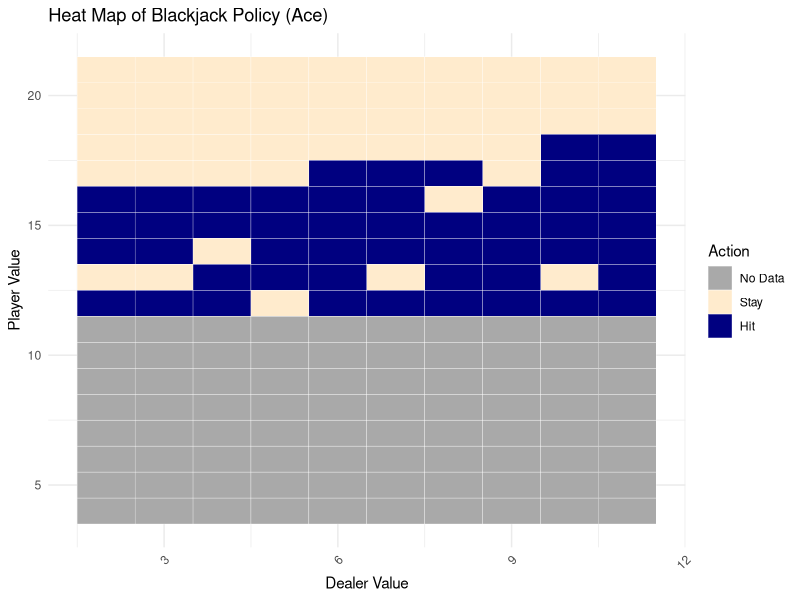
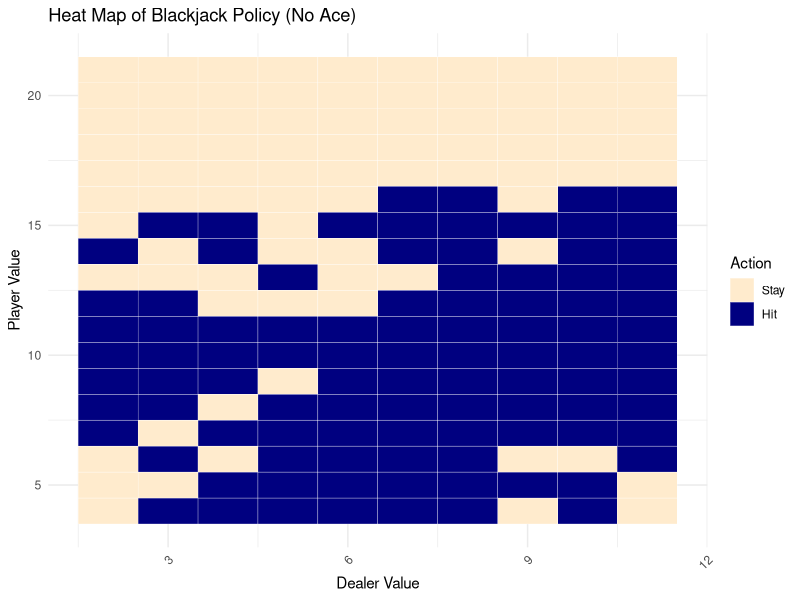

R code for these plots, in order:
###############################################################################
#
# Agent is a Monte-Carlo reinforcement-trained statistical model
# 
# Environment: Dealer visible value, player value, player aces
#
# Action Space: Hit, Stay
#
# Value Function: State-action pair, Q(s, a)
#
###############################################################################

##########################
# BLACKJACK FUNCTIONALITY
#########################

# Get a random card
random_card <- function() {
  # Higher likelihood of 10 for J, Q, K
  return(sample(c(2, 3, 4, 5, 6, 7, 8, 9, 10, 10, 10, 10, 11), 1))
}

# Add a card to a hand
# Accounts for soft hands with aces
#
# State[2] = player value
# State[3] = ace (1 = NO, 2 = YES)
hit <- function(value, ace) {
  value =  as.numeric(value)
  ace =  as.numeric(ace)
  card = random_card()
  
  # Check if card is ace
  if (card == 11) {
    ace = ace + 1
  }
  
  # Check for bust with ace
  if (value + card > 21 && ace > 1) {
    value = value + card - 10
    ace = ace - 1
  } else {
    value = value + card
  }
  
  return(c(value, ace))
}

# Get a random state
#
# state[1] = dealer
# state[2] = player
# state[3] = ace (1 = NO, 2 = YES)
random_state <- function() {
  
  # Dealer simply gets one card
  dealer = hit(0, 1)[1]
  
  # Player gets 2 cards, track ace
  player_hand = hit(0, 1)
  player_hand = hit(player_hand[1], player_hand[2])
  
  return(c(dealer, player_hand[1], player_hand[2]))
}

# Finalize state
#
# Follows dealer logic (hit until >= 17) to calculate the final
# dealer hand
finalize_dealer <- function(state) {
  # Check for dealer ace
  dealer = state[1]
  if (dealer == 11) {
    dealer_ace = 2
  } else {
    dealer_ace = 1
  }
  
  # dealer_hand[1] = dealer value
  # dealer_hand[2] = dealer ace
  dealer_hand = c(dealer, dealer_ace)
  
  # Dealer hits until 17 or over
  while (dealer_hand[1] < 17) {
    dealer_hand = hit(dealer_hand[1], dealer_hand[2])
  }
  
  state[1] = dealer_hand[1]
  return(state)
}

###########
# TRAINING
###########

# Reward function
#
# Returns a reward based on the state
#
# state[1] = dealer
# state[2] = player
# state[3] = ace
#
# Returns 1 on a player win
# Returns 0 on a tie
# Returns -1 on a player loss
R <- function(s) {
  # Get the rest of dealer cards
  state = finalize_dealer(s)
  
  # If player is bust, dealer wins
  dealer = state[1]
  player = state[2]
  
  # Player bust = loss
  if (player > 21) {
    return(-1)
  }
  
  # Only dealer bust = win
  if (player <= 21 && dealer > 21) {
    return(1)
  }
  
  # No busts and player > dealer = win
  if (player > dealer) {
    return(1)
  }
  
  # No busts and player < dealer = lose
  if (player < dealer) {
    return(-1)
  }
  
  # Else, player == dealer = tie
  return(0)
  
}

# Returns function
#
# Map is a 4D array of state-actions
#
# Adds a constant 'add' to the s, a on the map
#
# Returns the updated map and the new total return for the s, a
Returns <- function(s, a, map, add = 0) {
  
  map[s[1], s[2], s[3], a] = map[s[1], s[2], s[3], a] + add
  return = map[s[1], s[2], s[3], a]
  
  return(list(map = map, return = return))
}

# Visits function
#
# Map is a 4D array of state-actions
#
# if visited == TRUE, adds 1 to the s, a
#
# Returns the updated map and the new total visits for the s, a
N <- function(s, a, map, visited = FALSE) {
  
  add = ifelse(visited, 1, 0)
  map[s[1], s[2], s[3], a] = map[s[1], s[2], s[3], a] + add
  visits = map[s[1], s[2], s[3], a]
  
  return(list(map = map, visit = visits))
}

# Value function
#
# Map is a 4D array of state-actions
#
# if update == TRUE
# Updates the expected value for each s, a based on the total return
# and number of visits
#
# else
# Makes no changes to the map
#
# Returns the updated map and the new moving average for the s, a
Q <- function(s, a, map, return = 1, visits = 1, update = FALSE) {
  
  if (update) {
    map[s[1], s[2], s[3], a] = return / visits
  }
  
  expected_value = map[s[1], s[2], s[3], a]
  
  return(list(map = map, value = expected_value))
}

# Training function
#
# n_episodes = # of training episodes
# gamma = reward decay function
# epsilon_start = starting chance to explore vs exploit
# epsilon_end = ending chance to explore vs exploit
# *epsilon decays exponentially
# 
# Returns a policy as a 4D array of actions based on the state
monte_carlo_BJ <- function(n_episodes = 50000, gamma = 1, epsilon = 0.1) { 
  # Initialize
  # visible dealer card (max=11), player value (max=21), player ace (T/F),
  # action (hit/stay)
  policy <- array(0, dim = c(11, 21, 2))
  returns <- array(0, dim = c(11, 21, 2, 2))
  visits <- array(0, dim = c(11, 21, 2, 2))
  expected_values <- array(0, dim = c(11, 21, 2, 2))
  
  # For each episode
  for (episode in seq(1, n_episodes)) {
    
    # Generate an episode
    episode = list()
    s = random_state() # Random state
    while (s[2] < 22) {
      # Explore vs Exploit action based on epsilon
      a = ifelse(runif(1) > epsilon && policy[s[1], s[2], s[3]] != 0, 
                 policy[s[1], s[2], s[3]], sample(1:2, 1))
      # Append state and action to episode
      episode = append(episode, list(c(s, a)))
      
      if (a == 2) { # hit, modify state
        hit_s = hit(s[2], s[3])
        s[2] = hit_s[1]
        s[3] = hit_s[2]
      } else { # stay, end episode early
        break;
      }
    }
    # Append final state for evaluation
    episode = append(episode, list(c(s, 0)))
    
    # For each step of episode
    G = 0
    for (t in seq(from = length(episode) - 1, to = 1, by = -1)) {
      # t, t-1, t-2, ...
      # t is the last step of the episode, t-1 second last, etc.
      
      # Initialize s, a
      s = episode[[t]][1:3]
      a = episode[[t]][4]
      # Get Reward
      G = gamma * G + R(episode[[t + 1]][1:3])
      # Add reward to returns[s, a]
      return_values = Returns(s, a, returns, add = G)
      returns = return_values$map
      return = return_values$return
      # Update expected values
      visits_values = N(s, a, visits, visited = TRUE)
      visits = visits_values$map
      visit = visits_values$visit
      
      expected_values = Q(s, a, expected_values, return = return, visits = visit, 
                          update = TRUE)$map
      
      # Update policy to be greatest expected value
      stay_expected = expected_values[s[1], s[2], s[3], 1]
      hit_expected = expected_values[s[1], s[2], s[3], 2]
      
      if (stay_expected > hit_expected) {
        policy_action = 1
      } else if (hit_expected > stay_expected) {
        policy_action = 2
      } else {
        # Break ties randomly
        policy_action = sample(1:2, 1)
      }
      
      policy[s[1], s[2], s[3]] = policy_action
    }
  }
  
  return(policy)
}

###########
# PLOT
###########

# Function to convert policy to a data frame
policy_to_dataframe <- function(policy) {
  # Initialize vectors to store the data
  dealer_values <- c()
  player_values <- c()
  ace_values <- c()
  actions <- c()
  
  # Iterate through each combination of dealer value, player value, and ace presence
  for (dealer in 2:11) {                # Dealer values from 2 to 11
    for (player in 4:21) {              # Player values from 4 to 21
      for (ace in 1:2) {                # Ace presence: 1 (no ace), 2 (ace present)
        # Extract action
        action = policy[dealer, player, ace]
        
        # Append to vectors
        dealer_values <- c(dealer_values, dealer)
        player_values <- c(player_values, player)
        ace_values <- c(ace_values, ace - 1)  # 0 for no ace, 1 for ace present
        actions <- c(actions, action)
      }
    }
  }
  
  # Combine vectors into a data frame
  policy_df <- data.frame(
    Dealer = dealer_values,
    Player = player_values,
    Ace = ace_values,
    Action = actions
  )
  
  return(policy_df)
}


# Load necessary libraries
library(ggplot2)
library(reshape2)

# Function to create heat maps of the policy for both ace and no ace
heat_map_policy <- function(policy_df) {
  # Ensure Action is a factor with appropriate levels
  policy_df$Action <- factor(policy_df$Action, levels = c(0, 1, 2), labels = c("No Data", "Stay", "Hit"))
  
  # Create a heat map for the case where ace is present
  policy_ace <- policy_df[policy_df$Ace == 1, ]  # 1 for Ace Present
  
  # Create a heat map for the case where ace is not present
  policy_no_ace <- policy_df[policy_df$Ace == 0, ]  # 0 for No Ace
  
  # Function to plot individual heat map
  plot_heat_map <- function(data, title) {
    if (nrow(data) == 0) {
      warning("No data available for this heat map: ", title)
      return(NULL)
    }
    
    ggplot(data, aes(x = Dealer, y = Player)) +
      geom_tile(aes(fill = Action), color = "white") +  # Use fill for the Action
      scale_fill_manual(values = c("No Data" = "darkgray", "Stay" = "blanchedalmond", 
                                   "Hit" = "navy"),
                        name = "Action") +
      theme_minimal() +
      labs(title = title,
           x = "Dealer Value",  # Update x-axis label
           y = "Player Value") +  # Update y-axis label
      theme(axis.text.x = element_text(angle = 45, hjust = 1))
  }
  
  # Plot for the case where ace is present
  p1 <- plot_heat_map(policy_ace, "Heat Map of Blackjack Policy (Ace)")
  
  # Plot for the case where ace is not present
  p2 <- plot_heat_map(policy_no_ace, "Heat Map of Blackjack Policy (No Ace)")
  
  # Display the plots
  print(p1)
  print(p2)
}

##########
# EVALUATE
##########

# Evaluate policy
#
# n is the number of sample states
evaluate_policy <- function(policy, n_tests = 50000) {
  wins <- 0
  
  for (test in 1:n_tests) {
    # Start with a random state
    s <- random_state()  # Get a random state for each test
    dealer_value <- s[1]
    player_value <- s[2]
    player_ace <- s[3]
    
    # Play the game using the policy
    while (player_value < 22) {
      action <- policy[dealer_value, player_value, player_ace]
      
      if (action == 2) {  # Hit
        hit_s <- hit(player_value, player_ace)
        player_value <- hit_s[1]
        player_ace <- hit_s[2]
      } else {  # Stay
        break
      }
    }
    
    # Evaluate the final state after dealer's turn
    final_state <- finalize_dealer(c(dealer_value, player_value, player_ace))
    reward <- R(final_state)
    
    if (reward == 1) {
      wins <- wins + 1  # Increment wins if the player won
    }
  }
  
  # Calculate win rate
  win_rate <- wins / n_tests
  return(win_rate)
}

############
# TESTS
############
test_R <- function() {
  
}

#######
# MAIN
#######

# Train policy
policy <- monte_carlo_BJ(n_episodes = 100000, gamma = 0)
# Data frame for human-readable data
policy_df <- policy_to_dataframe(policy)
# Plot
heat_map_policy(policy_df)

# Random policy for winrate comparison
rand_policy <- array(sample(1:2, size = 11 * 21 * 2, replace = TRUE), 
                dim = c(11, 21, 2))

# Estimate winrates
n_tests = 50000
rand_win_rate <- evaluate_policy(rand_policy, n_tests)
win_rate <- evaluate_policy(policy, n_tests)

# Print
cat("Win rate of random policy over", n_tests, "games is:", rand_win_rate, "\n")
cat("Win rate of trained policy over", n_tests, "games is:", win_rate, "\n")
